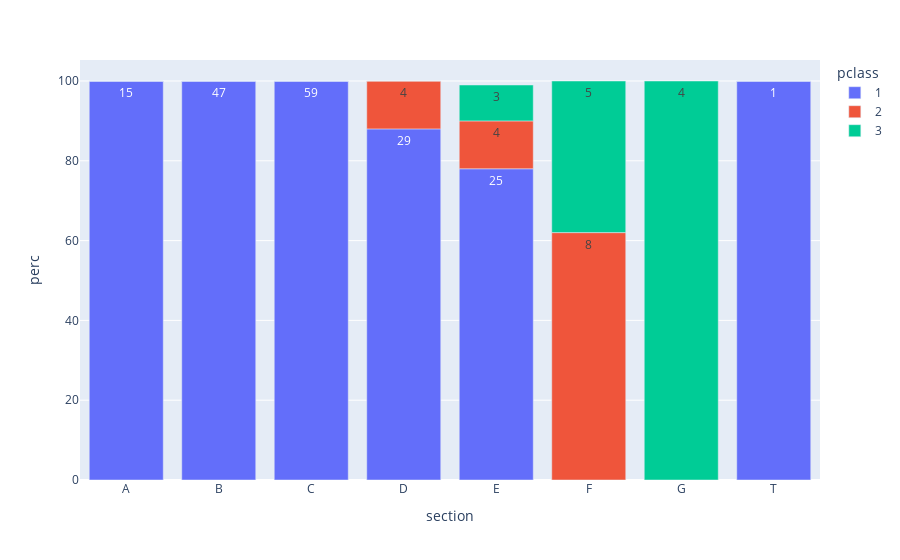

Notebook code cell kept with this figure:
### Code cell
fig = px.bar(ndf, 
    x="section", 
    y="perc", 
    color="pclass",
    text="number")
fig.show()

### Figure 1 — Plotly figure (JSON) as saved in the notebook; plotly's stock layout.template omitted (floating-point values rounded to 4 significant figures)
{"data": [{"alignmentgroup": "True", "hovertemplate": "pclass=1<br>section=%{x}<br>perc=%{y}<br>number=%{text}<extra></extra>", "legendgroup": "1", "marker": {"color": "#636efa", "pattern": {"shape": ""}}, "name": "1", "offsetgroup": "1", "orientation": "v", "showlegend": true, "text": [15, 47, 59, 29, 25, 0, 0, 1], "textposition": "auto", "type": "bar", "x": ["A", "B", "C", "D", "E", "F", "G", "T"], "xaxis": "x", "y": [100, 100, 100, 88, 78, 0, 0, 100], "yaxis": "y"}, {"alignmentgroup": "True", "hovertemplate": "pclass=2<br>section=%{x}<br>perc=%{y}<br>number=%{text}<extra></extra>", "legendgroup": "2", "marker": {"color": "#EF553B", "pattern": {"shape": ""}}, "name": "2", "offsetgroup": "2", "orientation": "v", "showlegend": true, "text": [0, 0, 0, 4, 4, 8, 0, 0], "textposition": "auto", "type": "bar", "x": ["A", "B", "C", "D", "E", "F", "G", "T"], "xaxis": "x", "y": [0, 0, 0, 12, 12, 62, 0, 0], "yaxis": "y"}, {"alignmentgroup": "True", "hovertemplate": "pclass=3<br>section=%{x}<br>perc=%{y}<br>number=%{text}<extra></extra>", "legendgroup": "3", "marker": {"color": "#00cc96", "pattern": {"shape": ""}}, "name": "3", "offsetgroup": "3", "orientation": "v", "showlegend": true, "text": [0, 0, 0, 0, 3, 5, 4, 0], "textposition": "auto", "type": "bar", "x": ["A", "B", "C", "D", "E", "F", "G", "T"], "xaxis": "x", "y": [0, 0, 0, 0, 9, 38, 100, 0], "yaxis": "y"}], "layout": {"barmode": "relative", "legend": {"title": {"text": "pclass"}, "tracegroupgap": 0}, "margin": {"t": 60}, "xaxis": {"anchor": "y", "domain": [0, 1], "title": {"text": "section"}}, "yaxis": {"anchor": "x", "domain": [0, 1], "title": {"text": "perc"}}}}
